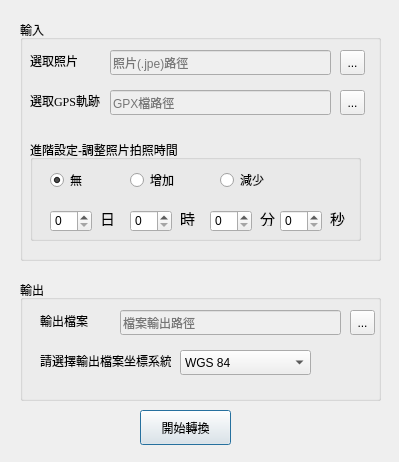
<?xml version="1.0" encoding="UTF-8"?>
<ui version="4.0">
 <class>Dialog</class>
 <widget class="QDialog" name="Dialog">
  <property name="geometry">
   <rect>
    <x>0</x>
    <y>0</y>
    <width>399</width>
    <height>462</height>
   </rect>
  </property>
  <property name="acceptDrops">
   <bool>false</bool>
  </property>
  <property name="windowTitle">
   <string>照片GPS軌跡定位</string>
  </property>
  <property name="autoFillBackground">
   <bool>false</bool>
  </property>
  <widget class="QPushButton" name="pushButton">
   <property name="geometry">
    <rect>
     <x>140</x>
     <y>410</y>
     <width>91</width>
     <height>35</height>
    </rect>
   </property>
   <property name="text">
    <string>開始轉換</string>
   </property>
  </widget>
  <widget class="QGroupBox" name="groupBox_4">
   <property name="geometry">
    <rect>
     <x>20</x>
     <y>20</y>
     <width>361</width>
     <height>241</height>
    </rect>
   </property>
   <property name="title">
    <string>輸入</string>
   </property>
   <widget class="QLabel" name="label">
    <property name="geometry">
     <rect>
      <x>10</x>
      <y>70</y>
      <width>71</width>
      <height>21</height>
     </rect>
    </property>
    <property name="font">
     <font>
      <family>Times New Roman</family>
      <pointsize>9</pointsize>
     </font>
    </property>
    <property name="text">
     <string>選取GPS軌跡</string>
    </property>
   </widget>
   <widget class="QLineEdit" name="lineEdit">
    <property name="enabled">
     <bool>false</bool>
    </property>
    <property name="geometry">
     <rect>
      <x>90</x>
      <y>70</y>
      <width>221</width>
      <height>25</height>
     </rect>
    </property>
    <property name="placeholderText">
     <string>GPX檔路徑</string>
    </property>
   </widget>
   <widget class="QToolButton" name="toolButton">
    <property name="geometry">
     <rect>
      <x>320</x>
      <y>70</y>
      <width>25</width>
      <height>25</height>
     </rect>
    </property>
    <property name="text">
     <string>...</string>
    </property>
   </widget>
   <widget class="QToolButton" name="toolButton_3">
    <property name="geometry">
     <rect>
      <x>320</x>
      <y>30</y>
      <width>25</width>
      <height>25</height>
     </rect>
    </property>
    <property name="text">
     <string>...</string>
    </property>
   </widget>
   <widget class="QLineEdit" name="lineEdit_3">
    <property name="enabled">
     <bool>false</bool>
    </property>
    <property name="geometry">
     <rect>
      <x>90</x>
      <y>30</y>
      <width>221</width>
      <height>25</height>
     </rect>
    </property>
    <property name="text">
     <string/>
    </property>
    <property name="placeholderText">
     <string>照片(.jpe)路徑</string>
    </property>
   </widget>
   <widget class="QLabel" name="label_4">
    <property name="geometry">
     <rect>
      <x>10</x>
      <y>30</y>
      <width>71</width>
      <height>21</height>
     </rect>
    </property>
    <property name="font">
     <font>
      <family>Times New Roman</family>
      <pointsize>9</pointsize>
     </font>
    </property>
    <property name="text">
     <string>選取照片</string>
    </property>
   </widget>
   <widget class="QGroupBox" name="groupBox_6">
    <property name="geometry">
     <rect>
      <x>10</x>
      <y>120</y>
      <width>331</width>
      <height>101</height>
     </rect>
    </property>
    <property name="title">
     <string>進階設定-調整照片拍照時間</string>
    </property>
    <widget class="QRadioButton" name="radioButton_8">
     <property name="geometry">
      <rect>
       <x>190</x>
       <y>30</y>
       <width>81</width>
       <height>20</height>
      </rect>
     </property>
     <property name="text">
      <string>減少</string>
     </property>
    </widget>
    <widget class="QRadioButton" name="radioButton_9">
     <property name="geometry">
      <rect>
       <x>100</x>
       <y>30</y>
       <width>81</width>
       <height>20</height>
      </rect>
     </property>
     <property name="text">
      <string>增加</string>
     </property>
    </widget>
    <widget class="QRadioButton" name="radioButton_10">
     <property name="geometry">
      <rect>
       <x>20</x>
       <y>30</y>
       <width>81</width>
       <height>20</height>
      </rect>
     </property>
     <property name="text">
      <string>無</string>
     </property>
     <property name="checked">
      <bool>true</bool>
     </property>
    </widget>
    <widget class="QSpinBox" name="spinBox">
     <property name="geometry">
      <rect>
       <x>20</x>
       <y>70</y>
       <width>42</width>
       <height>22</height>
      </rect>
     </property>
    </widget>
    <widget class="QSpinBox" name="spinBox_2">
     <property name="geometry">
      <rect>
       <x>100</x>
       <y>70</y>
       <width>42</width>
       <height>22</height>
      </rect>
     </property>
    </widget>
    <widget class="QSpinBox" name="spinBox_3">
     <property name="geometry">
      <rect>
       <x>180</x>
       <y>70</y>
       <width>42</width>
       <height>22</height>
      </rect>
     </property>
    </widget>
    <widget class="QSpinBox" name="spinBox_4">
     <property name="geometry">
      <rect>
       <x>250</x>
       <y>70</y>
       <width>42</width>
       <height>22</height>
      </rect>
     </property>
    </widget>
    <widget class="QLabel" name="label_5">
     <property name="geometry">
      <rect>
       <x>70</x>
       <y>70</y>
       <width>21</width>
       <height>16</height>
      </rect>
     </property>
     <property name="font">
      <font>
       <family>Agency FB</family>
       <pointsize>11</pointsize>
       <weight>50</weight>
       <bold>false</bold>
      </font>
     </property>
     <property name="text">
      <string>日</string>
     </property>
    </widget>
    <widget class="QLabel" name="label_6">
     <property name="geometry">
      <rect>
       <x>150</x>
       <y>70</y>
       <width>21</width>
       <height>16</height>
      </rect>
     </property>
     <property name="font">
      <font>
       <family>Agency FB</family>
       <pointsize>11</pointsize>
       <weight>50</weight>
       <bold>false</bold>
      </font>
     </property>
     <property name="text">
      <string>時</string>
     </property>
    </widget>
    <widget class="QLabel" name="label_7">
     <property name="geometry">
      <rect>
       <x>230</x>
       <y>70</y>
       <width>21</width>
       <height>16</height>
      </rect>
     </property>
     <property name="font">
      <font>
       <family>Agency FB</family>
       <pointsize>11</pointsize>
       <weight>50</weight>
       <bold>false</bold>
      </font>
     </property>
     <property name="text">
      <string>分</string>
     </property>
    </widget>
    <widget class="QLabel" name="label_8">
     <property name="geometry">
      <rect>
       <x>300</x>
       <y>70</y>
       <width>21</width>
       <height>16</height>
      </rect>
     </property>
     <property name="font">
      <font>
       <family>Agency FB</family>
       <pointsize>11</pointsize>
       <weight>50</weight>
       <bold>false</bold>
      </font>
     </property>
     <property name="text">
      <string>秒</string>
     </property>
    </widget>
   </widget>
  </widget>
  <widget class="QGroupBox" name="groupBox_5">
   <property name="geometry">
    <rect>
     <x>20</x>
     <y>280</y>
     <width>361</width>
     <height>121</height>
    </rect>
   </property>
   <property name="title">
    <string>輸出</string>
   </property>
   <widget class="QComboBox" name="comboBox">
    <property name="geometry">
     <rect>
      <x>160</x>
      <y>70</y>
      <width>131</width>
      <height>25</height>
     </rect>
    </property>
    <item>
     <property name="text">
      <string>WGS 84</string>
     </property>
    </item>
    <item>
     <property name="text">
      <string>TWD 97</string>
     </property>
    </item>
   </widget>
   <widget class="QLabel" name="label_3">
    <property name="geometry">
     <rect>
      <x>20</x>
      <y>70</y>
      <width>131</width>
      <height>21</height>
     </rect>
    </property>
    <property name="font">
     <font>
      <family>Times New Roman</family>
      <pointsize>9</pointsize>
     </font>
    </property>
    <property name="text">
     <string>請選擇輸出檔案坐標系統</string>
    </property>
   </widget>
   <widget class="QLabel" name="label_2">
    <property name="geometry">
     <rect>
      <x>20</x>
      <y>30</y>
      <width>71</width>
      <height>21</height>
     </rect>
    </property>
    <property name="font">
     <font>
      <family>Times New Roman</family>
      <pointsize>9</pointsize>
     </font>
    </property>
    <property name="text">
     <string>輸出檔案</string>
    </property>
   </widget>
   <widget class="QLineEdit" name="lineEdit_2">
    <property name="enabled">
     <bool>false</bool>
    </property>
    <property name="geometry">
     <rect>
      <x>100</x>
      <y>30</y>
      <width>221</width>
      <height>25</height>
     </rect>
    </property>
    <property name="placeholderText">
     <string>檔案輸出路徑</string>
    </property>
   </widget>
   <widget class="QToolButton" name="toolButton_2">
    <property name="geometry">
     <rect>
      <x>330</x>
      <y>30</y>
      <width>25</width>
      <height>25</height>
     </rect>
    </property>
    <property name="text">
     <string>...</string>
    </property>
   </widget>
  </widget>
 </widget>
 <resources/>
 <connections/>
</ui>
